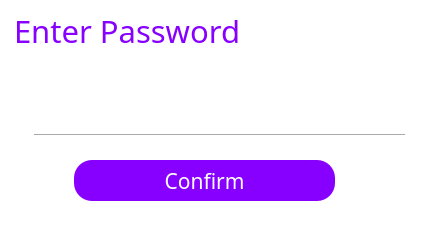
<?xml version="1.0" encoding="UTF-8"?>
<ui version="4.0">
 <class>EnterPswForm</class>
 <widget class="QWidget" name="EnterPswForm">
  <property name="geometry">
   <rect>
    <x>0</x>
    <y>0</y>
    <width>436</width>
    <height>225</height>
   </rect>
  </property>
  <property name="windowTitle">
   <string>Form</string>
  </property>
  <property name="styleSheet">
   <string notr="true">background-color: rgb(255, 255, 255);</string>
  </property>
  <widget class="QPushButton" name="pushButton_9">
   <property name="geometry">
    <rect>
     <x>74</x>
     <y>160</y>
     <width>261</width>
     <height>41</height>
    </rect>
   </property>
   <property name="font">
    <font>
     <family>微软雅黑</family>
     <pointsize>16</pointsize>
    </font>
   </property>
   <property name="cursor">
    <cursorShape>PointingHandCursor</cursorShape>
   </property>
   <property name="focusPolicy">
    <enum>Qt::NoFocus</enum>
   </property>
   <property name="styleSheet">
    <string notr="true">background-color: rgb(135, 0, 255);
color: rgb(255, 255, 255);
border-radius:18px;</string>
   </property>
   <property name="text">
    <string>Confirm</string>
   </property>
   <property name="flat">
    <bool>false</bool>
   </property>
  </widget>
  <widget class="QLineEdit" name="lineEdit_6">
   <property name="geometry">
    <rect>
     <x>30</x>
     <y>100</y>
     <width>331</width>
     <height>31</height>
    </rect>
   </property>
   <property name="font">
    <font>
     <family>微软雅黑</family>
     <pointsize>10</pointsize>
    </font>
   </property>
   <property name="toolTip">
    <string/>
   </property>
   <property name="statusTip">
    <string/>
   </property>
   <property name="whatsThis">
    <string/>
   </property>
   <property name="accessibleName">
    <string/>
   </property>
   <property name="accessibleDescription">
    <string/>
   </property>
   <property name="styleSheet">
    <string notr="true">
QLineEdit[echoMode=&quot;2&quot;] {
    lineedit-password-character:42;
}
</string>
   </property>
   <property name="frame">
    <bool>false</bool>
   </property>
   <property name="echoMode">
    <enum>QLineEdit::Password</enum>
   </property>
  </widget>
  <widget class="Line" name="line_38">
   <property name="geometry">
    <rect>
     <x>34</x>
     <y>130</y>
     <width>371</width>
     <height>10</height>
    </rect>
   </property>
   <property name="orientation">
    <enum>Qt::Horizontal</enum>
   </property>
  </widget>
  <widget class="QPushButton" name="turn2visible1_2">
   <property name="geometry">
    <rect>
     <x>370</x>
     <y>100</y>
     <width>31</width>
     <height>31</height>
    </rect>
   </property>
   <property name="font">
    <font>
     <family>Arial</family>
    </font>
   </property>
   <property name="cursor">
    <cursorShape>PointingHandCursor</cursorShape>
   </property>
   <property name="focusPolicy">
    <enum>Qt::NoFocus</enum>
   </property>
   <property name="autoFillBackground">
    <bool>false</bool>
   </property>
   <property name="styleSheet">
    <string notr="true">border:0px;</string>
   </property>
   <property name="text">
    <string/>
   </property>
   <property name="icon">
    <iconset resource="pic.qrc">
     <normaloff>:/pic/02.png</normaloff>:/pic/02.png</iconset>
   </property>
   <property name="iconSize">
    <size>
     <width>40</width>
     <height>40</height>
    </size>
   </property>
   <property name="flat">
    <bool>true</bool>
   </property>
  </widget>
  <widget class="QLabel" name="label_15">
   <property name="geometry">
    <rect>
     <x>14</x>
     <y>10</y>
     <width>231</width>
     <height>41</height>
    </rect>
   </property>
   <property name="font">
    <font>
     <family>微软雅黑</family>
     <pointsize>23</pointsize>
     <weight>50</weight>
     <bold>false</bold>
    </font>
   </property>
   <property name="styleSheet">
    <string notr="true">color: rgb(135, 0, 255);</string>
   </property>
   <property name="text">
    <string>Enter Password</string>
   </property>
  </widget>
  <widget class="QPushButton" name="closeenterpsw">
   <property name="geometry">
    <rect>
     <x>400</x>
     <y>0</y>
     <width>41</width>
     <height>31</height>
    </rect>
   </property>
   <property name="focusPolicy">
    <enum>Qt::NoFocus</enum>
   </property>
   <property name="styleSheet">
    <string notr="true">border:0px;</string>
   </property>
   <property name="text">
    <string/>
   </property>
   <property name="icon">
    <iconset resource="pic.qrc">
     <normaloff>:/pic/close.png</normaloff>:/pic/close.png</iconset>
   </property>
   <property name="flat">
    <bool>true</bool>
   </property>
  </widget>
 </widget>
 <resources>
  <include location="pic.qrc"/>
 </resources>
 <connections/>
</ui>
